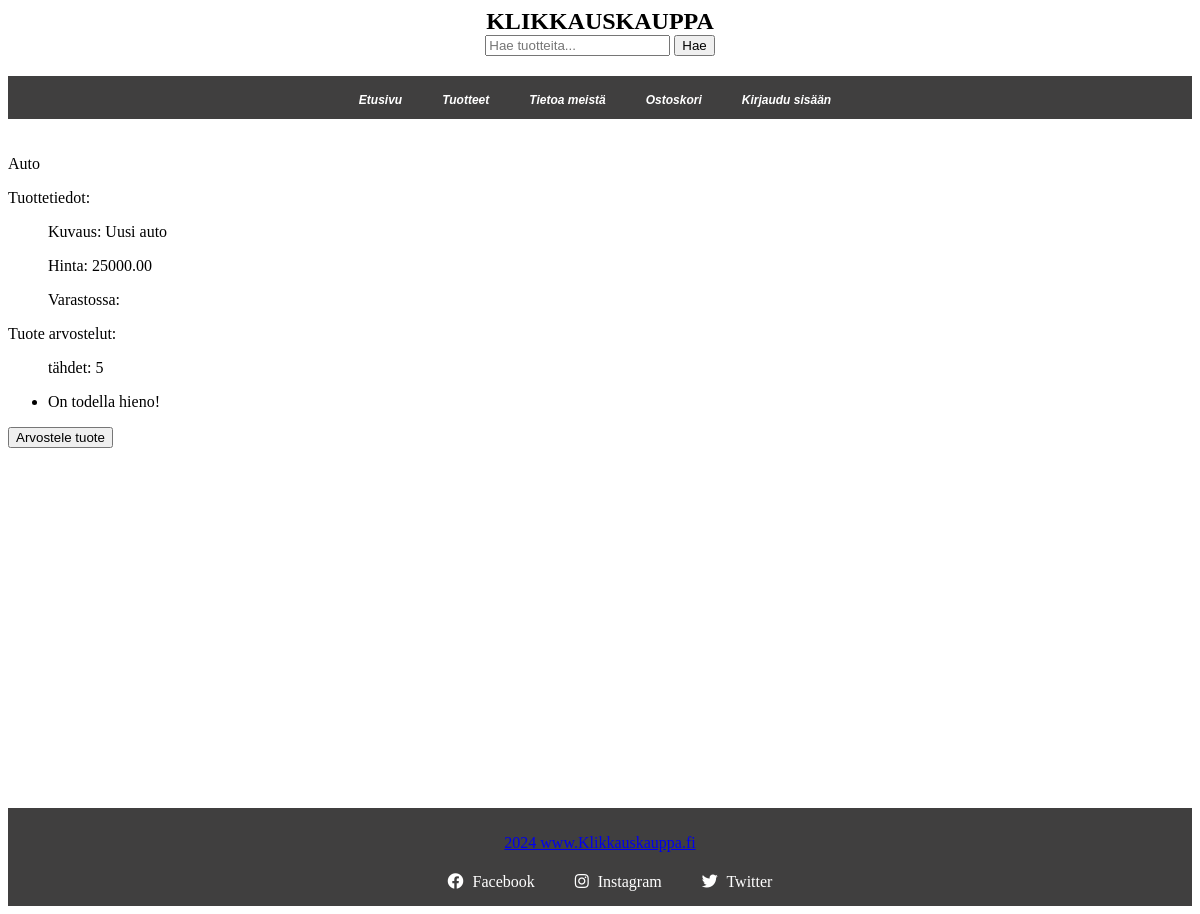
/Klikkauskauppa/product/1/, run on an earlier commit of the app's database.
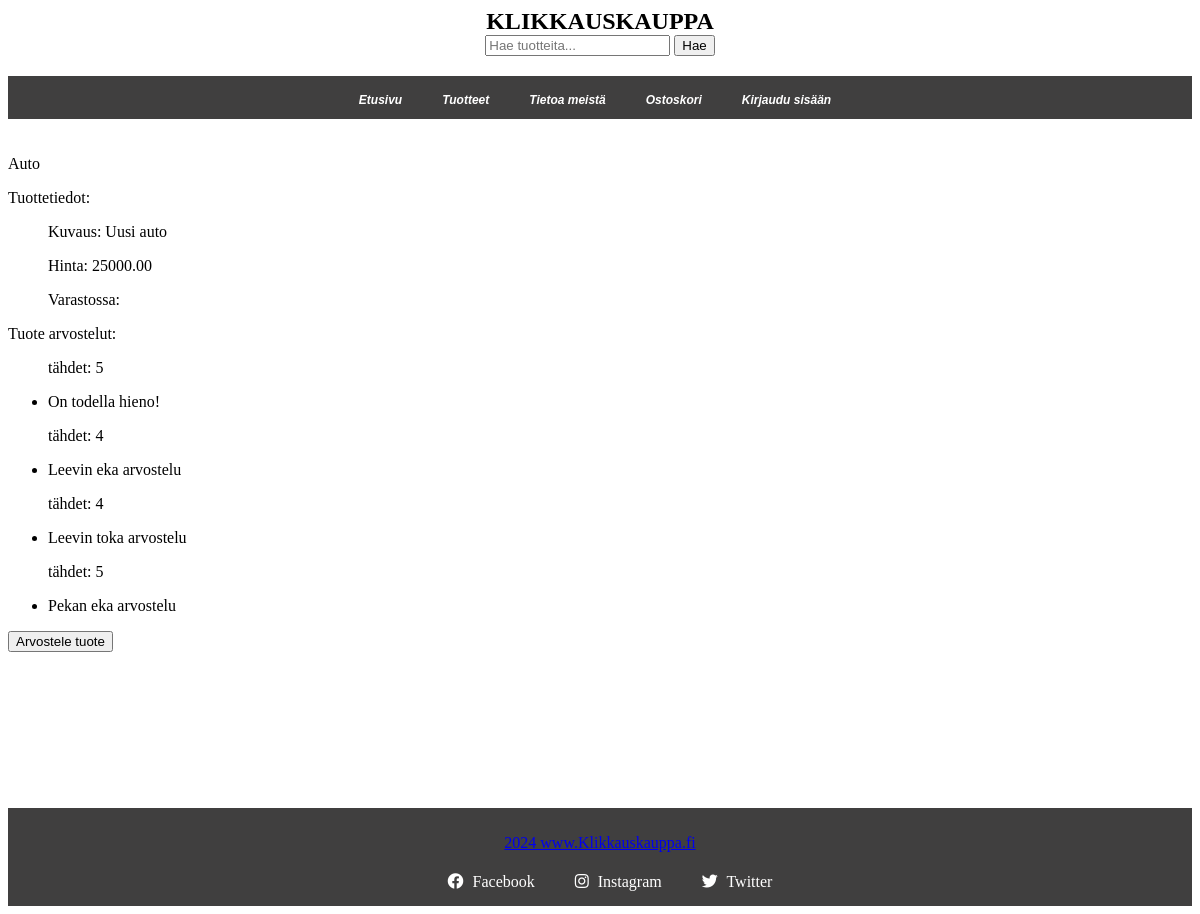
And on a later commit of the database.
### verkkokauppa/models.py (models this page shows, shortened)
class Product(models.Model):
    name = models.CharField(max_length=100, help_text="Lisää tuotteen nimi")
    price = models.DecimalField(max_digits=8, decimal_places=2, help_text="Lisää tuotteen hinta")
    date_added = models.DateTimeField(auto_now_add=True)

class Productdetail(models.Model):
    product = models.ForeignKey(Product, on_delete=models.CASCADE)
    detail = models.CharField(max_length=400, help_text="Lisää tuotteen tarkempi kuvaus")
    photo = models.ImageField(upload_to="images/", blank=True, null=True, help_text="Lisää tuotekuva")

class Review(models.Model):
    product = models.ForeignKey(Product, on_delete=models.CASCADE)
    review = models.TextField(max_length=300)
    stars = models.PositiveSmallIntegerField(validators=[MinValueValidator(0), MaxValueValidator(5)], help_text="Anna tähtiä (0-5)")
    date_added = models.DateTimeField(auto_now=True)

### verkkokauppa/views.py (the view)
# urls.py: path("product/<int:product_id>/", views.product_detail, name="product_detail"),
def product_detail(request, product_id):
    product = get_object_or_404(Product, id=product_id)
    productdetails = Productdetail.objects.filter(product=product)
    context = {"product": product, "productdetails": productdetails}
    return render(request, "verkkokauppa/product.html", context)

### verkkokauppa/templates/verkkokauppa/product.html (shortened to what this page needs)
{% extends "verkkokauppa/base.html" %}
{% block content %}
<p> {{ product.name }}</p>
<p>Tuottetiedot:</p>
    <ul>
        {% for detail in productdetails %}
            <p>Kuvaus: {{ detail.detail }}</p>
        {% empty %}
            <p>Ei tuote tietoja.</p>
        {% endfor %}
    </ul>
    <ul>
        <p>Hinta: {{ product.price }}</p>
        <p>Varastossa: {{ product.stock }}</p>
    </ul>
<p>Tuote arvostelut:</p>
    <ul>
        {% for review in product.review_set.all %}
            <p>tähdet: {{ review.stars }} </p>
            <li> {{ review.review }}</li>
        {% empty %}
            <li>Arvosteluja ei ole lisätty.</li>
        {% endfor %}
    </ul>
    <a href="{% url 'verkkokauppa:add_review' product.id %}">
    <button type="button"> Arvostele tuote</button>
{% endblock content %}

### verkkokauppa/templates/verkkokauppa/base.html (shortened to what this page needs)
{% load static %}
<!DOCTYPE html>
<html lang="fi">
<head>
    <link rel="stylesheet" href="{% static 'css/base.css' %}">
    <link rel="stylesheet" href="https://cdnjs.cloudflare.com/ajax/libs/font-awesome/5.15.4/css/all.min.css">
</head>
<body>
    <div class="website">
        <header class="main-header">
            <div class="header-top">
                <div class="logo-container">
                    <a class="logo" href="{% url 'verkkokauppa:home' %}">
                        <h1>KLIKKAUSKAUPPA</h1>
                    </a>
                <div class="search-container">
                    <input class="search" type="text" placeholder="Hae tuotteita...">
                    <button class="search-button">Hae</button>
                </div>
            </div>
            <nav>
                <ul class="main-nav">
                    <li><a href="{% url 'verkkokauppa:home' %}" class="nav-link">Etusivu</a></li>
                    <li><a href="{% url 'verkkokauppa:products' %}" class="nav-link">Tuotteet</a></li>
                    <li><a href="{% url 'verkkokauppa:info' %}" class="nav-link">Tietoa meistä</a></li>
                    <li><a href="#" class="nav-link">Ostoskori</a></li>
                    {% if user.is_authenticated %}
                        <li class="dropdown">
                            <a href="#" class="nav-link dropdown-toggle">Hello, {{ user.username }}!</a>
                            <div class="dropdown-menu">
                                <a href="{% url 'users:profile' %}" class="dropdown-item">Profiili</a>
                                <a href="{% url 'users:logout' %}" class="dropdown-item">Kirjaudu ulos</a>
                        </li>
                    {% else %}
                        <li><a href="{% url 'users:login' %}" class="nav-link">Kirjaudu sisään</a></li>
                    {% endif %}
                </ul>
            </nav>
        </header>
        <main>
            {% block content %}{% endblock content %}
        </main>
    </div>
    <footer class="main-footer">
        <p>2024 www.Klikkauskauppa.fi</p>
        <div class="footer-links">
            <a href="https://facebook.com/klikkauskauppa" target="_blank" class="social-link">
                <i class="fab fa-facebook"></i> Facebook
            </a>
            <a href="https://instagram.com/klikkauskauppa" target="_blank" class="social-link">
                <i class="fab fa-instagram"></i> Instagram
            </a>
            <a href="https://twitter.com/klikkauskauppa" target="_blank" class="social-link">
                <i class="fab fa-twitter"></i> Twitter
            </a>
        </div>
    </footer>
</body>
</html>

### static/css/base.css (style rules this page uses)
.website { display: flex; flex-direction: column; min-height: 100vh; }
.main-nav { background-color: rgb(64, 63, 63); color: white; font-weight: bold; font-size: 20px; padding: 10px; text-align: center; display: flex; justify-content: center; align-items: center; list-style-type: none; }
.main-nav li { display: inline-block; padding: 0 15px; }
.nav-link { color: white; text-decoration: none; margin-right: 10px; font-size: 12px; font-weight: bold; font-family: 'Gill Sans', 'Gill Sans MT', Calibri, 'Trebuchet MS', sans-serif; font-style: italic; display: inline-block; position: relative; padding-bottom: 2px; }
.nav-link::after { content: ''; position: absolute; width: 0; height: 2px; bottom: 0; left: 50%; background-color: white; transition: width 0.3s ease; transform: translateX(-50%); }
.logo-container { flex: 1; text-align: center; }
.logo { text-decoration: none; }
.logo h1 { margin: 0; font-size: 24px; color: black; font-weight: bold; text-align: center; }
.main-footer { background-color: rgb(64, 63, 63); color: white; text-align: center; padding: 10px 0; display: flex; flex-direction: column; align-items: center; justify-content: center; }
.footer-links { display: flex; justify-content: center; gap: 20px; }
.social-link { color: white; text-decoration: none; padding: 5px 10px; transition: color 0.3s ease; }
.social-link i { margin-right: 5px; }

What changed in the data, as far as the page shows it:
added Review: stars "4", review "Leevin eka arvostelu"
added Review: stars "4", review "Leevin toka arvostelu"
added Review: stars "5", review "Pekan eka arvostelu"
